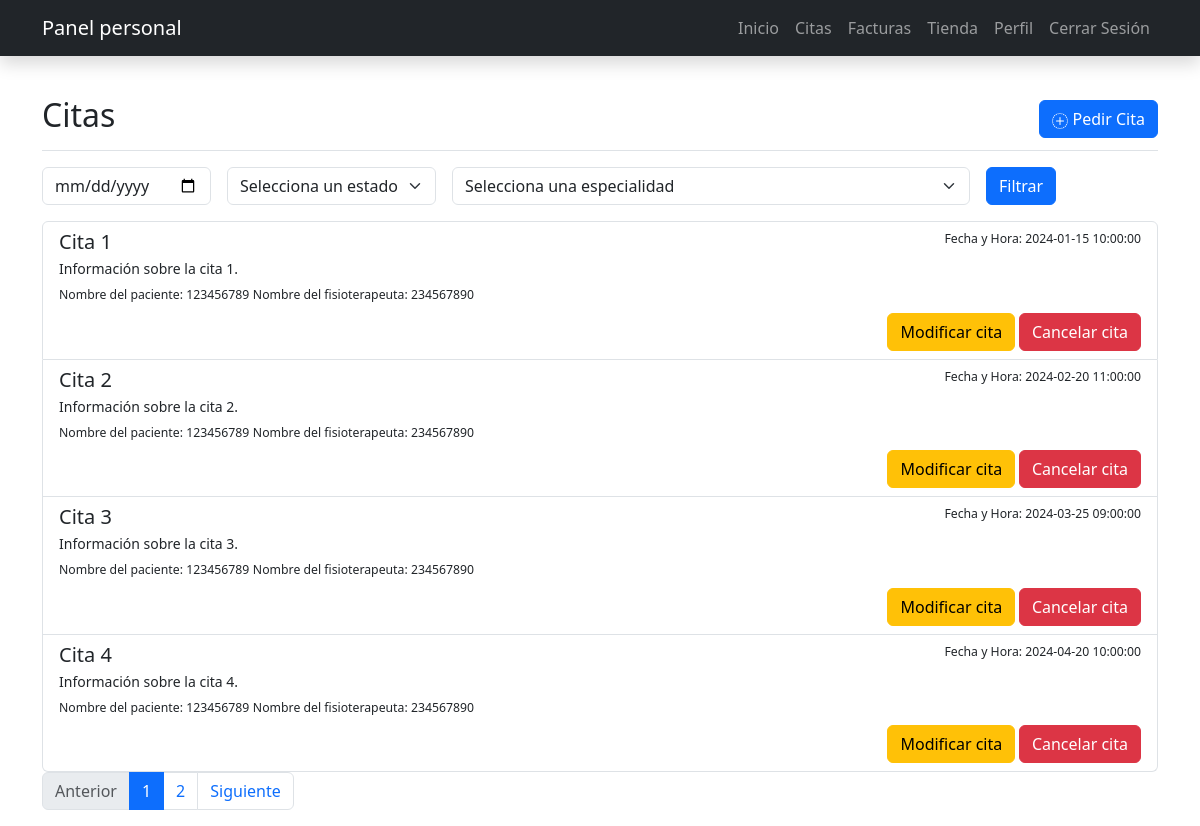
Screenshot of /pages/appointments-patients.php?pagina=1 (signed in) with the database file from the repository.
### tables this page shows
CREATE TABLE citas (
  cita_id INT AUTO_INCREMENT PRIMARY KEY,
  paciente_id VARCHAR(9),
  fisioterapeuta_id VARCHAR(9),
  fecha_hora DATETIME,
  estado ENUM('Programada', 'Cancelada', 'Realizada'),
  especialidad_id INT,
  historial_id INT UNIQUE,
  FOREIGN KEY (paciente_id) REFERENCES usuarios(usuario_id),
  FOREIGN KEY (fisioterapeuta_id) REFERENCES usuarios(usuario_id),
  FOREIGN KEY (especialidad_id) REFERENCES especialidades(especialidad_id)
);

CREATE TABLE usuarios (
  usuario_id VARCHAR(9) PRIMARY KEY,
  acerca_de VARCHAR(255),
  nombre VARCHAR(255),
  apellidos VARCHAR(255),
  telefono VARCHAR(100),
  fecha_nacimiento DATE,
  direccion VARCHAR(100),
  provincia VARCHAR(100),
  municipio VARCHAR(100),
  cp VARCHAR(7),
  email VARCHAR(100) UNIQUE,
  pass VARCHAR(255),
  rol ENUM('Administrador', 'Paciente', 'Fisioterapeuta'),
  genero ENUM('hombre', 'mujer', 'otro'),
  especialidad INT,
  sesiones_disponibles INT,
  FOREIGN KEY (especialidad) REFERENCES especialidades(especialidad_id)
);

### models/BaseModel.php (called while the page is built, shortened)
<?php
class BaseModel
{
    protected static $conexion = null;
    public function __construct()
    {
        if (self::$conexion === null) {
            $host = 'mysql';
            $usuario = 'root';
            $contrasena = 'root';
            $base_de_datos = 'clinic-managment';
            self::$conexion = new mysqli($host, $usuario, $contrasena, $base_de_datos);
        }
    }
    public function read($tabla, $condicion = '')
    {
        $sql = "SELECT * FROM `$tabla`";
        if ($condicion !== '') {
            $sql .= " WHERE $condicion";
        }
        $resultado = self::$conexion->query($sql);
        $datos = array();
        while ($fila = $resultado->fetch_assoc()) {
            $datos[] = $fila;
        }
        return $datos;
    }
}

### scripts/session_manager.php (called while the page is built, shortened)
<?php
    if (isset($_SESSION['email'])) {
        $DNI = $_SESSION['usuario_id'];
    } else {
        header('Location: ./404.php');
        exit();
    }
?>

### controllers/AppointmentController.php (called while the page is built, shortened)
<?php
require_once '../models/AppointmentModel.php';
class AppointmentController
{
    private $appointmentModel;
    public function __construct()
    {
        $this->appointmentModel = new AppointmentModel();
    }
    public function obtenerCitas()
    {
        return $this->appointmentModel->read('citas');
    }
    public function obtenerCitasUsuario($DNI)
    {
        return $this->appointmentModel->obtenerCitasUsuario($DNI);
    }
}

### models/AppointmentModel.php (called while the page is built, shortened)
<?php
require_once 'BaseModel.php';
class AppointmentModel extends BaseModel
{
    public function obtenerCitasUsuario($DNI)
    {
        $DNI = self::$conexion->real_escape_string($DNI);
        $sql = "SELECT
        c.cita_id,
        c.fecha_hora,
        c.estado,
        e.descripcion,
        p.usuario_id AS paciente_id,
        p.nombre AS paciente_nombre,
        p.apellidos AS paciente_apellidos,
        p.telefono AS paciente_telefono,
        -- p.email AS paciente_email,
        -- p.fecha_nacimiento AS paciente_fecha_nacimiento,
        -- p.direccion AS paciente_direccion,
        -- p.provincia AS paciente_provincia,
        -- p.municipio AS paciente_municipio,
        -- p.cp AS paciente_cp,
        -- p.genero AS paciente_genero,
        p.sesiones_disponibles AS paciente_sesiones_disponibles,
        f.usuario_id AS fisioterapeuta_id,
        f.nombre AS fisioterapeuta_nombre,
        f.apellidos AS fisioterapeuta_apellidos
        -- f.telefono AS fisioterapeuta_telefono,
        -- f.email AS fisioterapeuta_email,
        -- f.fecha_nacimiento AS fisioterapeuta_fecha_nacimiento,
        -- f.direccion AS fisioterapeuta_direccion,
        -- f.provincia AS fisioterapeuta_provincia,
        -- f.municipio AS fisioterapeuta_municipio,
        -- f.cp AS fisioterapeuta_cp,
        -- f.genero AS fisioterapeuta_genero,
        -- f.sesiones_disponibles AS fisioterapeuta_sesiones_disponibles
        FROM
            citas c
        INNER JOIN
            usuarios p ON c.paciente_id = p.usuario_id
        INNER JOIN
            usuarios f ON c.fisioterapeuta_id = f.usuario_id
        INNER JOIN
            especialidades e ON c.especialidad_id = e.especialidad_id
        WHERE
            paciente_id = '$DNI'";
        $resultado =  self::$conexion->query($sql);
        $datos = array();
        while ($fila = $resultado->fetch_assoc()) {
            $datos[] = $fila;
        }
        return $datos;
    }
}

### pages/appointments-patients.php (shortened to what this page needs)
<?php
require_once '../scripts/session_manager.php';
require_once '../controllers/AppointmentController.php';
$appointmentController = new AppointmentController();
$articulos_x_pagina = 4;
$citas = $appointmentController->obtenerCitas();
$iniciar = ($_GET['pagina'] - 1) * $articulos_x_pagina;
$filtro_usuario_id = isset($_POST['usuario_id']) ? $_POST['usuario_id'] : '';
$filtro_fecha_hora = isset($_POST['fecha_hora']) ? $_POST['fecha_hora'] : '';
$filtro_estado = isset($_POST['estado']) ? $_POST['estado'] : '';
$filtro_especialidad = isset($_POST['especialidad']) ? $_POST['especialidad'] : '';
if (!empty($filtro_usuario_id) || !empty($filtro_estado)  || !empty($filtro_fecha_hora)  || !empty($filtro_especialidad)) {
    $citasPaginadas = $appointmentController->buscarCitasPatients($filtro_usuario_id, $filtro_fecha_hora, $filtro_estado, $filtro_especialidad);
} else {
    $citasPaginadas = $appointmentController->obtenerCitasUsuario($DNI,$iniciar, $articulos_x_pagina);
}
$n_botones_paginacion = ceil(count($citas) / ($articulos_x_pagina));
include_once './includes/dashboard-patients.php';
?>
<div class="d-flex justify-content-between flex-wrap flex-md-nowrap align-items-center pt-3 pb-2 mb-3 border-bottom">
    <h1 class="h2">Citas</h1>
    <button type="button" class="btn btn-primary" data-bs-toggle="modal" data-bs-target="#AsignarCita">
        Pedir Cita
    </button>
</div>
<div class="table-responsive small">
    <form class="row g-3" method="post" action="">
        <div class="col-auto">
            <input type="date" class="form-control" id="fecha_hora" name="fecha_hora">
        </div>
        <div class="col-auto">
            <select class="form-select" id="estado" name="estado">
                <option selected value="" hidden>Selecciona un estado</option>
            </select>
        </div>
        <div class="col-auto">
            <select class="form-select" id="especialidad" name="especialidad">
                <option selected value="" hidden>Selecciona una especialidad</option>
            </select>
        </div>
        <div class="col-auto">
            <button type="submit" class="btn btn-primary mb-3">Filtrar</button>
        </div>
    </form>
    <div class="row">
        <div class="col">
            <ul class="list-group">
                <?php foreach ($citasPaginadas as $cita) : ?>
                    <li class="list-group-item">
                        <div class="d-flex w-100 justify-content-between">
                            <h5 class="mb-1">Cita <?php echo $cita['cita_id'] ?></h5>
                            <small>Fecha y Hora: <?php echo $cita['fecha_hora'] ?></small>
                        </div>
                        <p class="mb-1">Información sobre la cita <?php echo $cita['cita_id'] ?>.</p>
                        <small>Nombre del paciente: <?php echo $cita['paciente_id'] ?></small>
                        <small>Nombre del fisioterapeuta: <?php echo $cita['fisioterapeuta_id'] ?></small>
                        <div class="text-end mt-2">
                            <button type="button" class="btn btn-warning" data-bs-toggle="modal" data-bs-target="#edit_<?php echo $cita['cita_id']; ?>">Modificar cita</button>
                            <button type="button" class="btn btn-danger" data-bs-toggle="modal" data-bs-target="#delete_<?php echo $cita['cita_id']; ?>">Cancelar cita</button>
                        </div>
                    </li>
                <?php endforeach; ?>
            </ul>
        </div>
    </div>
</div>
<nav aria-label="Page navigation example">
    <ul class="pagination justify-content-start">
        <li class="page-item <? echo $_GET['pagina'] <= 1 ? 'disabled' : '' ?>">
            <a class="page-link" href="appointments-patients.php?pagina=<?php echo $_GET['pagina'] - 1 ?>">Anterior</a>
        </li>
        <?php for ($i = 0; $i < $n_botones_paginacion; $i++) : ?>
            <li class="page-item <? echo $_GET['pagina'] == $i + 1 ? 'active' : '' ?>"><a class="page-link" href="appointments-patients.php?pagina=<?php echo $i + 1 ?>"><?php echo $i + 1 ?></a></li>
        <?php endfor ?>
        <li class="page-item <? echo $_GET['pagina'] >= $n_botones_paginacion ? 'disabled' : '' ?>">
            <a class="page-link" href="appointments-patients.php?pagina=<?php echo $_GET['pagina'] + 1 ?>">Siguiente</a>
        </li>
    </ul>
</nav>
</body>
</html>

### rows the page displays
citas: cita_id "1", fecha_hora "2024-01-15 10:00:00", paciente.usuario_id "123456789", fisioterapeuta.usuario_id "234567890"
citas: cita_id "2", fecha_hora "2024-02-20 11:00:00", paciente.usuario_id "123456789", fisioterapeuta.usuario_id "234567890"
citas: cita_id "3", fecha_hora "2024-03-25 09:00:00", paciente.usuario_id "123456789", fisioterapeuta.usuario_id "234567890"
citas: cita_id "4", fecha_hora "2024-04-20 10:00:00", paciente.usuario_id "123456789", fisioterapeuta.usuario_id "234567890"
